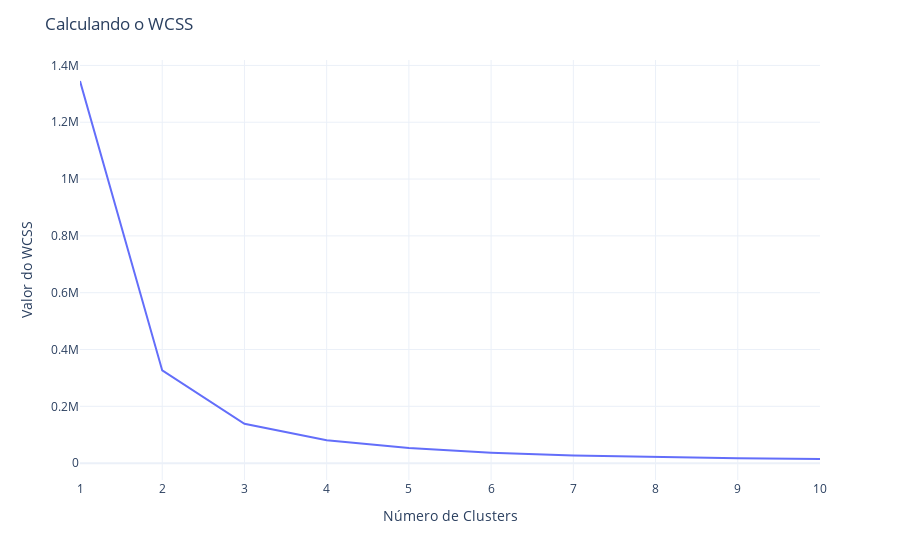

This figure's notebook cell:
### Markdown cell above
<span style="font-size:20px; color:#FFDF00; font-weight:bold;">Gráfico cotovelo</span>

### Code cell
grafico_wcss = px.line(
    x = range(1,11),
    y = wcss_clientes
)

fig = go.Figure(grafico_wcss)

fig.update_layout(
    title = 'Calculando o WCSS',
    xaxis_title = 'Número de Clusters',
    yaxis_title = 'Valor do WCSS',
    template = 'plotly_white'
)

fig.show()

### Figure 1 — Plotly figure (JSON) as saved in the notebook; plotly's stock layout.template omitted (floating-point values rounded to 4 significant figures)
{"data": [{"hovertemplate": "x=%{x}<br>y=%{y}<extra></extra>", "legendgroup": "", "line": {"color": "#636efa", "dash": "solid"}, "marker": {"symbol": "circle"}, "mode": "lines", "name": "", "orientation": "v", "showlegend": false, "type": "scatter", "x": [1, 2, 3, 4, 5, 6, 7, 8, 9, 10], "xaxis": "x", "y": [1345000.0, 326500.0, 138700.0, 80250.0, 53120.0, 37040.0, 27290.0, 21790.0, 17010.0, 14620.0], "yaxis": "y"}], "layout": {"legend": {"tracegroupgap": 0}, "margin": {"t": 60}, "title": {"text": "Calculando o WCSS"}, "xaxis": {"anchor": "y", "domain": [0, 1], "title": {"text": "Número de Clusters"}}, "yaxis": {"anchor": "x", "domain": [0, 1], "title": {"text": "Valor do WCSS"}}}}
